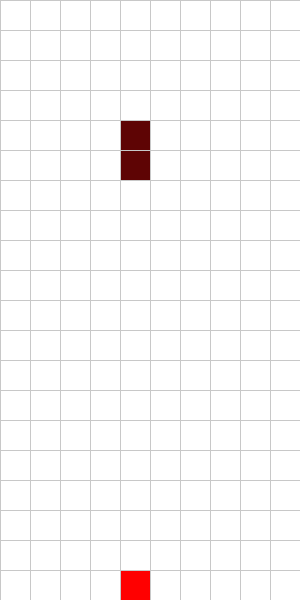
Frame 1 (no input)
Frame 60 (the mouse pressed at the canvas centre just before this capture): identical to frame 1, image omitted
Frame 120 (the mouse held since frame 60 and released just before this capture): identical to frame 1, image omitted

The Processing sketch that drew this single still picture (run headless with seeded random() and noise(); from frame 60 on, the mouse is pressed at the canvas centre):

// Processing sketch: Tetris_Game__FINAL_
// ── Tetris_Game__FINAL_.pde
void setup() {
  size(300, 600);

  PermenantBlocks[194] = true;
  FallingBlocks[44] = true;
  FallingBlocks[54] = true;
}

void draw(){
  background(0);
  GenerateGrid();
}
// ── BlockController.pde
int rows = 20;
int collums = 10;
int cellSize = 30;

boolean[]FallingBlocks = new boolean[rows * collums];
boolean[]PermenantBlocks = new boolean[rows * collums];

void GenerateGrid() {
  for (int c = 0; c < collums; c++) {
    for (int r = 0; r < rows; r++) {
        int index = r * collums + c;
        int x = c * cellSize;
        int y = r * cellSize;

        if (PermenantBlocks[index]){
          fill(255, 0, 0);
        }else if (FallingBlocks[index]){
          fill(94, 4, 4);
        }else{
          fill(255);
        }

        stroke(200);
        rect(x, y, cellSize, cellSize);
    }
  }
}

class Block{
  int row;
  int collum;
  color blockColor;

  Block(int r, int c, color bC){
    this.row = r;
    this.collum = c;
    this.blockColor = bC;
  }

  void display(){
    int x = this.collum * cellSize;
    int y = this.row * cellSize;

    fill(blockColor);
    stroke(200);

    rect(x, y, cellSize, cellSize);
  }
}
// ── GridController.pde
boolean[]Grid = {};

void GenerateGrid(int rows, int collums, int cellSize) {
  for (int c = 0; c < collums; c++) {
    for (int r = 0; r < rows; r++) {
        int x = c * cellSize;
        int y = r * cellSize;
        fill(255);
        stroke(200);
        rect(x, y, cellSize, cellSize);
    }
  }
}
